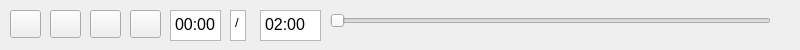
<?xml version="1.0" encoding="UTF-8"?>
<ui version="4.0">
 <class>ReplaySeekBar</class>
 <widget class="QWidget" name="ReplaySeekBar">
  <property name="geometry">
   <rect>
    <x>0</x>
    <y>0</y>
    <width>800</width>
    <height>50</height>
   </rect>
  </property>
  <property name="windowTitle">
   <string>ReplaySeekBar</string>
  </property>
  <widget class="QSlider" name="SeekBar">
   <property name="geometry">
    <rect>
     <x>330</x>
     <y>10</y>
     <width>441</width>
     <height>22</height>
    </rect>
   </property>
   <property name="orientation">
    <enum>Qt::Horizontal</enum>
   </property>
  </widget>
  <widget class="QPushButton" name="PlayPauseButton">
   <property name="geometry">
    <rect>
     <x>10</x>
     <y>10</y>
     <width>31</width>
     <height>28</height>
    </rect>
   </property>
   <property name="text">
    <string/>
   </property>
   <property name="icon">
    <iconset>
     <normaloff>media/icons/play.png</normaloff>
     <normalon>media/icons/pause.png</normalon>media/icons/play.png</iconset>
   </property>
  </widget>
  <widget class="QPushButton" name="StopButton">
   <property name="geometry">
    <rect>
     <x>50</x>
     <y>10</y>
     <width>31</width>
     <height>28</height>
    </rect>
   </property>
   <property name="text">
    <string/>
   </property>
   <property name="icon">
    <iconset>
     <normaloff>media/icons/play.png</normaloff>
     <normalon>media/icons/pause.png</normalon>media/icons/play.png</iconset>
   </property>
  </widget>
  <widget class="QPushButton" name="SkipBackButton">
   <property name="geometry">
    <rect>
     <x>90</x>
     <y>10</y>
     <width>31</width>
     <height>28</height>
    </rect>
   </property>
   <property name="text">
    <string/>
   </property>
   <property name="icon">
    <iconset>
     <normaloff>media/icons/play.png</normaloff>
     <normalon>media/icons/pause.png</normalon>media/icons/play.png</iconset>
   </property>
  </widget>
  <widget class="QPushButton" name="SkipForwardButton">
   <property name="geometry">
    <rect>
     <x>130</x>
     <y>10</y>
     <width>31</width>
     <height>28</height>
    </rect>
   </property>
   <property name="text">
    <string/>
   </property>
   <property name="icon">
    <iconset>
     <normaloff>media/icons/play.png</normaloff>
     <normalon>media/icons/pause.png</normalon>media/icons/play.png</iconset>
   </property>
  </widget>
  <widget class="QTextEdit" name="TimeElapsed">
   <property name="geometry">
    <rect>
     <x>170</x>
     <y>10</y>
     <width>51</width>
     <height>31</height>
    </rect>
   </property>
   <property name="verticalScrollBarPolicy">
    <enum>Qt::ScrollBarAlwaysOff</enum>
   </property>
   <property name="horizontalScrollBarPolicy">
    <enum>Qt::ScrollBarAlwaysOff</enum>
   </property>
   <property name="html">
    <string>&lt;!DOCTYPE HTML PUBLIC &quot;-//W3C//DTD HTML 4.0//EN&quot; &quot;http://www.w3.org/TR/REC-html40/strict.dtd&quot;&gt;
&lt;html&gt;&lt;head&gt;&lt;meta name=&quot;qrichtext&quot; content=&quot;1&quot; /&gt;&lt;style type=&quot;text/css&quot;&gt;
p, li { white-space: pre-wrap; }
&lt;/style&gt;&lt;/head&gt;&lt;body style=&quot; font-family:'MS Shell Dlg 2'; font-size:7.8pt; font-weight:400; font-style:normal;&quot;&gt;
&lt;p style=&quot; margin-top:0px; margin-bottom:0px; margin-left:0px; margin-right:0px; -qt-block-indent:0; text-indent:0px;&quot;&gt;&lt;span style=&quot; font-size:12pt;&quot;&gt;00:00&lt;/span&gt;&lt;/p&gt;&lt;/body&gt;&lt;/html&gt;</string>
   </property>
  </widget>
  <widget class="QTextEdit" name="textEdit_2">
   <property name="geometry">
    <rect>
     <x>230</x>
     <y>10</y>
     <width>16</width>
     <height>31</height>
    </rect>
   </property>
   <property name="verticalScrollBarPolicy">
    <enum>Qt::ScrollBarAlwaysOff</enum>
   </property>
   <property name="horizontalScrollBarPolicy">
    <enum>Qt::ScrollBarAlwaysOff</enum>
   </property>
   <property name="html">
    <string>&lt;!DOCTYPE HTML PUBLIC &quot;-//W3C//DTD HTML 4.0//EN&quot; &quot;http://www.w3.org/TR/REC-html40/strict.dtd&quot;&gt;
&lt;html&gt;&lt;head&gt;&lt;meta name=&quot;qrichtext&quot; content=&quot;1&quot; /&gt;&lt;style type=&quot;text/css&quot;&gt;
p, li { white-space: pre-wrap; }
&lt;/style&gt;&lt;/head&gt;&lt;body style=&quot; font-family:'MS Shell Dlg 2'; font-size:7.8pt; font-weight:400; font-style:normal;&quot;&gt;
&lt;p style=&quot; margin-top:0px; margin-bottom:0px; margin-left:0px; margin-right:0px; -qt-block-indent:0; text-indent:0px;&quot;&gt;&lt;span style=&quot; font-size:10pt;&quot;&gt;/&lt;/span&gt;&lt;/p&gt;&lt;/body&gt;&lt;/html&gt;</string>
   </property>
   <property name="placeholderText">
    <string/>
   </property>
  </widget>
  <widget class="QTextEdit" name="TotalTime">
   <property name="geometry">
    <rect>
     <x>260</x>
     <y>10</y>
     <width>61</width>
     <height>31</height>
    </rect>
   </property>
   <property name="verticalScrollBarPolicy">
    <enum>Qt::ScrollBarAlwaysOff</enum>
   </property>
   <property name="horizontalScrollBarPolicy">
    <enum>Qt::ScrollBarAlwaysOff</enum>
   </property>
   <property name="html">
    <string>&lt;!DOCTYPE HTML PUBLIC &quot;-//W3C//DTD HTML 4.0//EN&quot; &quot;http://www.w3.org/TR/REC-html40/strict.dtd&quot;&gt;
&lt;html&gt;&lt;head&gt;&lt;meta name=&quot;qrichtext&quot; content=&quot;1&quot; /&gt;&lt;style type=&quot;text/css&quot;&gt;
p, li { white-space: pre-wrap; }
&lt;/style&gt;&lt;/head&gt;&lt;body style=&quot; font-family:'MS Shell Dlg 2'; font-size:7.8pt; font-weight:400; font-style:normal;&quot;&gt;
&lt;p style=&quot; margin-top:0px; margin-bottom:0px; margin-left:0px; margin-right:0px; -qt-block-indent:0; text-indent:0px;&quot;&gt;&lt;span style=&quot; font-size:12pt;&quot;&gt;02:00&lt;/span&gt;&lt;/p&gt;&lt;/body&gt;&lt;/html&gt;</string>
   </property>
  </widget>
 </widget>
 <resources/>
 <connections/>
</ui>
